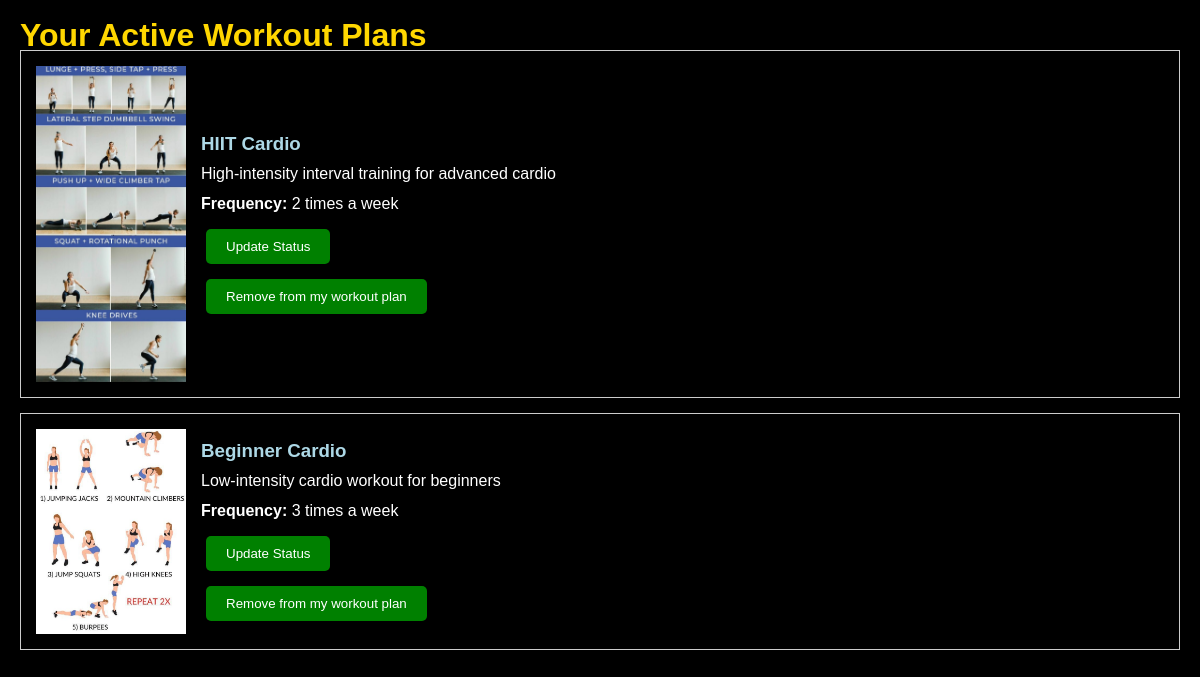
Screenshot of /workout_dashboard.php (signed in) with the database file from the repository.
### tables this page shows
CREATE TABLE `workouts` (
  `workout_id` int(11) NOT NULL,
  `name` varchar(200) NOT NULL,
  `description` text NOT NULL,
  `frequency` varchar(500) NOT NULL,
  `image_url` varchar(255) DEFAULT NULL
);

### workout_dashboard.php (the view, shortened to what this page needs)
<?php
require 'connection.php';
if (isset($_SESSION['id'])) {
    $user_id = $_SESSION['id'];
    $sql_workouts = "SELECT w.workout_id, w.name AS workout_name, w.description AS workout_description, w.frequency, w.image_url
                     FROM workouts w
                     JOIN users_workout uw ON w.workout_id = uw.workout_id
                     WHERE uw.user_id = $user_id AND uw.status = 'active'";
    $result_workouts = $conn->query($sql_workouts);
    if ($result_workouts->num_rows > 0) {
        $workouts = [];
        while ($row = $result_workouts->fetch_assoc()) {
            $workouts[] = $row;
        }
    } else {
        $no_workouts_message = "No active workouts assigned.";
    }
} else {
    header("Location: login.php");
    exit();
}
?>
<!DOCTYPE html>
<html lang="en">
<head>
    <link rel="stylesheet" href="dashboard-style.css">
</head>
<body>
    <h1>Your Active Workout Plans</h1>
    <?php if (isset($workouts) && !empty($workouts)) { ?>
        <?php foreach ($workouts as $workout) { ?>
            <div class="workout-plan">
                <img src="<?php echo $workout['image_url']; ?>" alt="<?php echo $workout['workout_name']; ?> Image">
                <div class="workout-details">
                    <h3><?php echo $workout['workout_name']; ?></h3>
                    <p><?php echo $workout['workout_description']; ?></p>
                    <p><strong>Frequency:</strong> <?php echo $workout['frequency']; ?></p>
                    <form action="update_workout_status.php" method="post">
    <button class="cta-button" type="submit">Update Status</button>
</form>
                    <form action="" method="post">
                        <button class="cta-button" name="removewBtn">Remove from my workout plan</button>
                    </form>
                </div>
            </div>
        <?php } ?>
    <?php } else { ?>
        <p><?php echo $no_workouts_message; ?></p>
    <?php } ?>
</body>
</html>

### dashboard-style.css (style rules this page uses)
* { margin: 0; padding: 0; box-sizing: border-box; font-family: Arial, sans-serif; }
body { background-color: #121212; color: #f5f5f5; line-height: 30px; }
.cta-button { display: inline-block; padding: 10px 20px; background-color: #4caf50; color: #fff; border: none; border-radius: 5px; cursor: pointer; transition: background 0.3s; margin: 5px; }
.cta-button { display: inline-block; padding: 10px 20px; background-color: #4caf50; color: #fff; border: none; border-radius: 5px; cursor: pointer; transition: background 0.3s; margin-top: 15px; }

### workout_dashboard.php (style rules this page uses)
body { font-family: Arial, sans-serif; background-color: black; color: white; padding: 20px; }
h1 { color: #FFD700; }
h2, h3 { color: #ADD8E6; }
.workout-plan { border: 1px solid #ccc; padding: 15px; margin-bottom: 15px; display: flex; align-items: center; color: white; }
.workout-plan img { max-width: 150px; margin-right: 15px; }
.workout-details { max-width: 600px; }
.cta-button { padding: 10px 20px; background-color: green; color: white; cursor: pointer; border: none; margin-top: 10px; }

### rows the page displays
workouts: image_url (picture), name "HIIT Cardio", description "High-intensity interval training for advanced cardio", frequency "2 times a week"
workouts: image_url (picture), name "Beginner Cardio", description "Low-intensity cardio workout for beginners", frequency "3 times a week"
